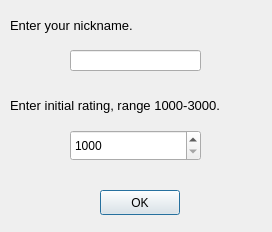
<?xml version="1.0" encoding="UTF-8"?>
<ui version="4.0">
 <class>NicknameDialog</class>
 <widget class="QDialog" name="NicknameDialog">
  <property name="geometry">
   <rect>
    <x>0</x>
    <y>0</y>
    <width>272</width>
    <height>232</height>
   </rect>
  </property>
  <property name="windowTitle">
   <string>Dialog</string>
  </property>
  <widget class="QPushButton" name="okButton">
   <property name="geometry">
    <rect>
     <x>100</x>
     <y>190</y>
     <width>80</width>
     <height>25</height>
    </rect>
   </property>
   <property name="text">
    <string>OK</string>
   </property>
  </widget>
  <widget class="QLabel" name="label">
   <property name="geometry">
    <rect>
     <x>10</x>
     <y>0</y>
     <width>231</width>
     <height>51</height>
    </rect>
   </property>
   <property name="font">
    <font>
     <pointsize>10</pointsize>
    </font>
   </property>
   <property name="text">
    <string>Enter your nickname.</string>
   </property>
  </widget>
  <widget class="QLineEdit" name="editNickName">
   <property name="geometry">
    <rect>
     <x>70</x>
     <y>50</y>
     <width>131</width>
     <height>21</height>
    </rect>
   </property>
  </widget>
  <widget class="QSpinBox" name="ratingSpinBox">
   <property name="geometry">
    <rect>
     <x>70</x>
     <y>130</y>
     <width>131</width>
     <height>31</height>
    </rect>
   </property>
   <property name="minimum">
    <number>1000</number>
   </property>
   <property name="maximum">
    <number>3000</number>
   </property>
   <property name="singleStep">
    <number>100</number>
   </property>
  </widget>
  <widget class="QLabel" name="labelRange">
   <property name="geometry">
    <rect>
     <x>10</x>
     <y>80</y>
     <width>231</width>
     <height>51</height>
    </rect>
   </property>
   <property name="font">
    <font>
     <pointsize>10</pointsize>
    </font>
   </property>
   <property name="text">
    <string>Enter initial rating, range 1000-3000.</string>
   </property>
  </widget>
 </widget>
 <resources/>
 <connections/>
</ui>
